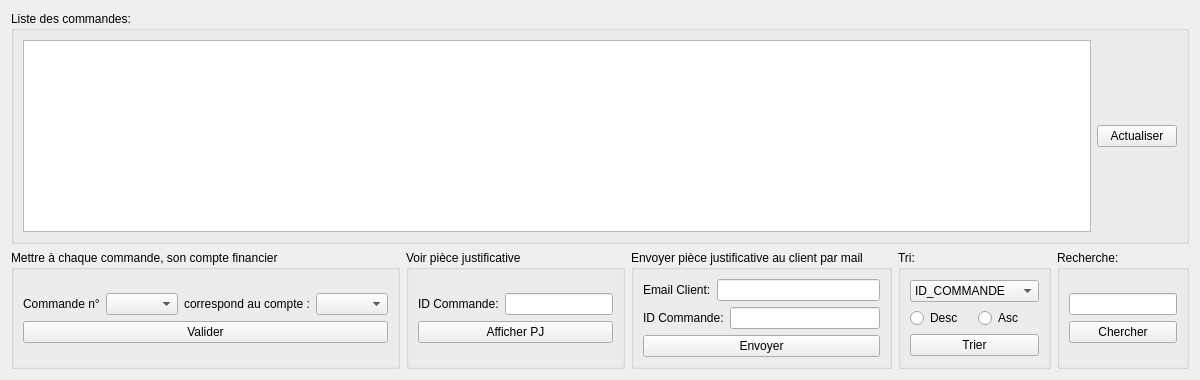
          <widget class="QWidget" name="tab">
           <attribute name="title">
            <string>Établissement des commandes</string>
           </attribute>
           <layout class="QVBoxLayout" name="verticalLayout_28">
            <item>
             <widget class="QGroupBox" name="groupBox_6">
              <property name="title">
               <string>Liste des commandes:</string>
              </property>
              <layout class="QHBoxLayout" name="horizontalLayout_27">
               <item>
                <widget class="QTableView" name="tableViewCommande1"/>
               </item>
               <item>
                <widget class="QPushButton" name="pushButton_actualier_2">
                 <property name="text">
                  <string>Actualiser</string>
                 </property>
                </widget>
               </item>
              </layout>
             </widget>
            </item>
            <item>
             <layout class="QHBoxLayout" name="horizontalLayout_28">
              <item>
               <widget class="QGroupBox" name="groupBox_7">
                <property name="title">
                 <string>Mettre à chaque commande, son compte financier</string>
                </property>
                <layout class="QVBoxLayout" name="verticalLayout_27">
                 <item>
                  <layout class="QVBoxLayout" name="verticalLayout_29">
                   <item>
                    <layout class="QHBoxLayout" name="horizontalLayout_29">
                     <item>
                      <widget class="QLabel" name="label_14">
                       <property name="text">
                        <string>Commande n°</string>
                       </property>
                      </widget>
                     </item>
                     <item>
                      <widget class="QComboBox" name="comboBox_Commandes_id"/>
                     </item>
                     <item>
                      <widget class="QLabel" name="label_16">
                       <property name="text">
                        <string>correspond au compte :</string>
                       </property>
                      </widget>
                     </item>
                     <item>
                      <widget class="QComboBox" name="comboBox_compte_id"/>
                     </item>
                    </layout>
                   </item>
                   <item>
                    <widget class="QPushButton" name="pushButton_valider_etablissement">
                     <property name="text">
                      <string>Valider</string>
                     </property>
                    </widget>
                   </item>
                  </layout>
                 </item>
                </layout>
               </widget>
              </item>
              <item>
               <widget class="QGroupBox" name="groupBox_9">
                <property name="title">
                 <string>Voir pièce justificative</string>
                </property>
                <layout class="QVBoxLayout" name="verticalLayout_30">
                 <item>
                  <layout class="QVBoxLayout" name="verticalLayout_31">
                   <item>
                    <layout class="QHBoxLayout" name="horizontalLayout_30">
                     <item>
                      <widget class="QLabel" name="label_17">
                       <property name="text">
                        <string>ID Commande:</string>
                       </property>
                      </widget>
                     </item>
                     <item>
                      <widget class="QLineEdit" name="lineEdit_id_commande"/>
                     </item>
                    </layout>
                   </item>
                   <item>
                    <widget class="QPushButton" name="pushButton_afficher_PJ">
                     <property name="text">
                      <string>Afficher PJ</string>
                     </property>
                    </widget>
                   </item>
                  </layout>
                 </item>
                </layout>
               </widget>
              </item>
              <item>
               <widget class="QGroupBox" name="groupBox_14">
                <property name="title">
                 <string>Envoyer pièce justificative au client par mail</string>
                </property>
                <layout class="QVBoxLayout" name="verticalLayout_37">
                 <item>
                  <layout class="QVBoxLayout" name="verticalLayout_38">
                   <item>
                    <layout class="QHBoxLayout" name="horizontalLayout_32">
                     <item>
                      <widget class="QLabel" name="label_18">
                       <property name="text">
                        <string>Email Client:</string>
                       </property>
                      </widget>
                     </item>
                     <item>
                      <widget class="QLineEdit" name="lineEditMailClient"/>
                     </item>
                    </layout>
                   </item>
                   <item>
                    <layout class="QHBoxLayout" name="horizontalLayout_34">
                     <item>
                      <widget class="QLabel" name="label_21">
                       <property name="text">
                        <string>ID Commande:</string>
                       </property>
                      </widget>
                     </item>
                     <item>
                      <widget class="QLineEdit" name="lineEdit_id_commande_email"/>
                     </item>
                    </layout>
                   </item>
                   <item>
                    <widget class="QPushButton" name="pushButton_mail_pj">
                     <property name="text">
                      <string>Envoyer</string>
                     </property>
                    </widget>
                   </item>
                  </layout>
                 </item>
                </layout>
               </widget>
              </item>
              <item>
               <widget class="QGroupBox" name="groupBox_15">
                <property name="title">
                 <string>Tri:</string>
                </property>
                <layout class="QVBoxLayout" name="verticalLayout_32">
                 <item>
                  <layout class="QVBoxLayout" name="verticalLayout_33">
                   <item>
                    <widget class="QComboBox" name="comboBox_Tri_2">
                     <item>
                      <property name="text">
                       <string notr="true" comment="num" extracomment="Numro">ID_COMMANDE</string>
                      </property>
                     </item>
                     <item>
                      <property name="text">
                       <string>N_COMPTE</string>
                      </property>
                     </item>
                     <item>
                      <property name="text">
                       <string>NOM_COMPTE</string>
                      </property>
                     </item>
                     <item>
                      <property name="text">
                       <string>TYPE_COMPTE</string>
                      </property>
                     </item>
                     <item>
                      <property name="text">
                       <string>SOLDE_COMPTE</string>
                      </property>
                     </item>
                    </widget>
                   </item>
                   <item>
                    <layout class="QHBoxLayout" name="horizontalLayout_33">
                     <item>
                      <widget class="QRadioButton" name="radioButton_Tri_Desc_2">
                       <property name="text">
                        <string>Desc</string>
                       </property>
                      </widget>
                     </item>
                     <item>
                      <widget class="QRadioButton" name="radioButton_Tri_Asc_2">
                       <property name="text">
                        <string>Asc</string>
                       </property>
                      </widget>
                     </item>
                    </layout>
                   </item>
                   <item>
                    <widget class="QPushButton" name="pushButton_Trier_2">
                     <property name="text">
                      <string>Trier</string>
                     </property>
                    </widget>
                   </item>
                  </layout>
                 </item>
                </layout>
               </widget>
              </item>
              <item>
               <widget class="QGroupBox" name="groupBox_17">
                <property name="title">
                 <string>Recherche:</string>
                </property>
                <layout class="QVBoxLayout" name="verticalLayout_34">
                 <item>
                  <layout class="QVBoxLayout" name="verticalLayout_35">
                   <item>
                    <widget class="QLineEdit" name="lineEdit_Recherche_2"/>
                   </item>
                   <item>
                    <widget class="QPushButton" name="pushButton_Chercher_3">
                     <property name="text">
                      <string>Chercher</string>
                     </property>
                    </widget>
                   </item>
                  </layout>
                 </item>
                </layout>
               </widget>
              </item>
             </layout>
            </item>
           </layout>
          </widget>
